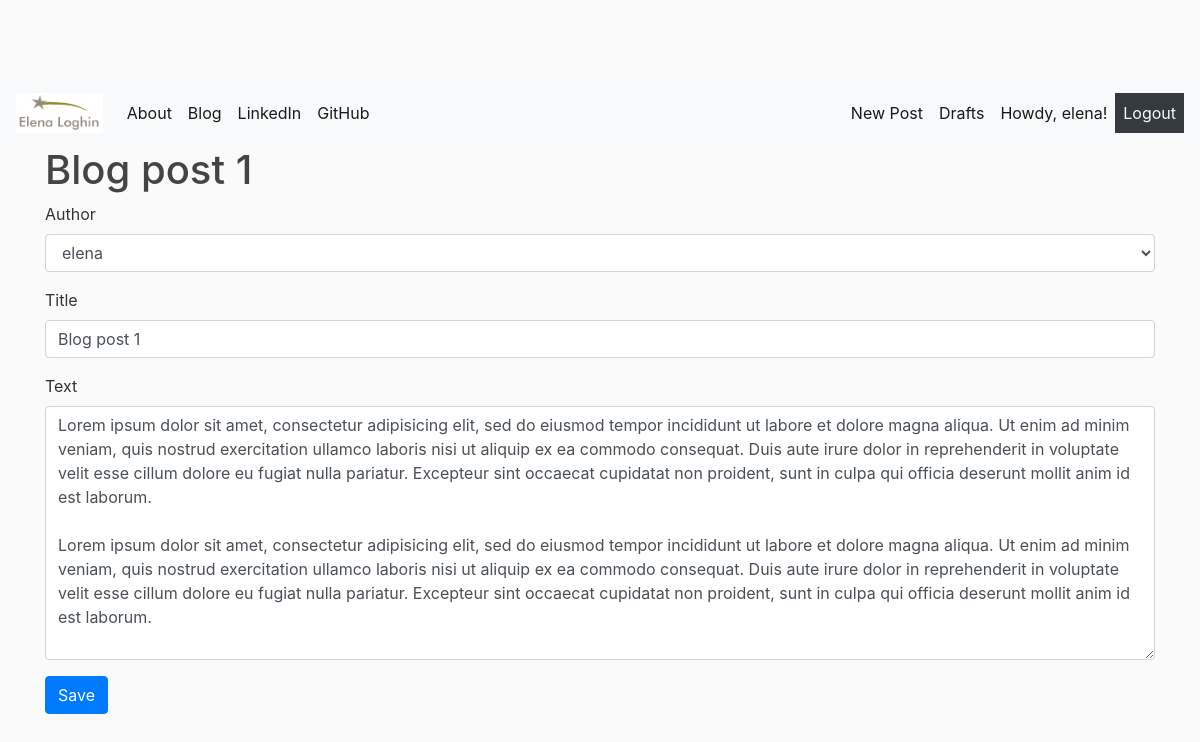
Screenshot of /post/1/edit/ (signed in) with the database file from the repository.
### blog/models.py (models this page shows, shortened)
class Post(models.Model):
    STATUS_CHOICES = (
        ('draft', 'Draft'),
        ('published', 'Published'),
    )
    title = models.CharField(max_length = 200)
    slug = models.SlugField(null=False, max_length = 250, unique_for_date='published_date')
    author = models.ForeignKey(User, on_delete=models.CASCADE, related_name='blog_posts')
    text = models.TextField()
    published_date = models.DateTimeField(default=timezone.now)
    created_date = models.DateTimeField(auto_now_add=True)
    updated_date = models.DateTimeField(auto_now=True)
    status = models.CharField(max_length=10, choices=STATUS_CHOICES, default='draft')
    objects = models.Manager() # The default manager.
    published = PublishedManager() # Our custom manager.
    class Meta:
        ordering = ('-published_date',)

### blog/views.py (the view)
# urls.py: path('post/<int:pk>/edit/', views.UpdatePostView.as_view(), name="blog_post_edit"),
class UpdatePostView(LoginRequiredMixin, UpdateView):
    login_url = '/login'
    redirect_field_name = 'blog/post_detail.html'
    form_class = PostForm
    model = Post

### blog/forms.py
class PostForm(forms.ModelForm):
    class Meta:
        model = Post
        fields = ['author', 'title', 'text']

### blog/templates/blog/post_form.html (shortened to what this page needs)
{% extends 'blog/base.html'%}
{% load bootstrap4 %}
{% block content %}
{% if post.title %}
  <h1>{{post.title}}</h1>
{% else%}
  <h1>New Post:</h1>
{% endif %}
  <form class="post-form" method="POST">
    {% bootstrap_form form %}
    <button class="btn btn-primary" type="submit" >Save</button>
  </form>
{% endblock %}

### blog/templates/blog/base.html (shortened to what this page needs)
{% load static %}
<!DOCTYPE html>
<html lang="en" dir="ltr">
  <head>
    <link rel="stylesheet" href="https://cdn.jsdelivr.net/npm/bootstrap@4.5.3/dist/css/bootstrap.min.css">
    <link rel="stylesheet" href="//cdn.jsdelivr.net/npm/medium-editor@latest/dist/css/medium-editor.min.css" type="text/css" media="screen" charset="utf-8">
    <link rel="stylesheet" href="{% static 'css/blog.css' %}">
  </head>
  <body>
    <nav class="navbar navbar-expand-lg navbar-light bg-light">
      <a class="navbar-brand" href="{% url 'blog_post_list' %}">
          <img src="{% static "images/logo-elena-loghin.png" %}" height="40" alt="" loading="lazy">
      </a>
      <div class="collapse navbar-collapse" id="navbarNavAltMarkup">
        <div class="navbar-nav">
          <a class="nav-link active" href="{% url 'blog_about' %}">About<span class="sr-only">(current)</span></a>
          <a class="nav-link active" href="{% url 'blog_post_list' %}">Blog</a>
          <a class="nav-link active" href="https://www.linkedin.com/in/elena-loghin-6813855a/">LinkedIn</a>
          <a class="nav-link active" href="https://github.com/eloghin">GitHub</a>
        </div>
      </div>
     {% if user.is_authenticated %}
         <div class="nav navbar-nav navbar-right">
             <a class="nav-link active" href="{% url 'blog_post_new' %}">New Post</a>
             <a class="nav-link active" href="{% url 'blog_post_draft_list' %}">Drafts</a>
             <span class="nav-link active">Howdy, {{request.user}}! </span>
             <a class="text-light bg-dark nav-link active" href="{% url 'logout' %}">Logout</a>
         </div>
      {% else %}
        <span> <a class="text-light bg-dark nav-link active" href="{% url 'login' %}">Login<span class="sr-only">(current)</span></a></span>
      {% endif %}</span>
    </nav>
    <div class="container">
      {% block content %}
      {% endblock %}
    </div>
  </body>
</html>

### blog/static/css/blog.css (style rules this page uses)
body { background: #fafafa; color: #333333; margin-top: 5rem; }
h1, h2, h3, h4, h5, h6 { color: #444444; }

### rows the page displays
Post: title "Blog post 1", author "elena", text "Lorem ipsum dolor sit amet, consectetur adipisicing elit, sed do eiusmod tempor incididunt ut labore et dolore magna aliqua. Ut enim ad minim veniam, quis nostrud exercitation ullamco laboris nisi ut aliquip ex ea commodo consequat. Duis aute irure dolor in reprehenderit in voluptate velit esse cillum dolore eu fugiat nulla pariatur. Excepteur sint occaecat cupidatat non proident, sunt in culpa qui officia deserunt mollit anim id est laborum. Lorem ipsum dolor sit amet, consectetur adipisicing elit, sed do eiusmod tempor incididunt ut labore et dolore magna aliqua. Ut enim ad minim veniam, quis nostrud exercitation ullamco laboris nisi ut aliquip ex ea commodo consequat. Duis aute irure…"

### other values shown
{{ request.user }} "elena"
